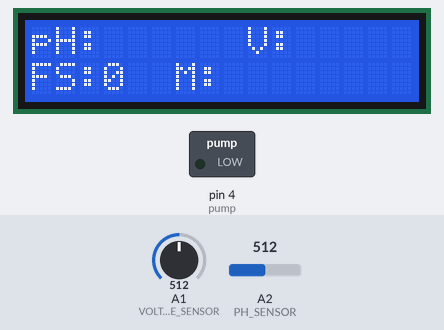
The sketch below on a simulated Arduino Uno, built with avr-gcc and run on an emulated ATmega328P. Parts: 16×2 character LCD, switched loads named in the sketch (green lamp = pin HIGH). The test bench sets the inputs (shaded band); at power-on: A1 (VOLTAGE_SENSOR) = 512, A2 (PH_SENSOR) = 512. What the sketch prints to the serial monitor is not drawn.

Above: at 3.1 s.
At 15.4 s:
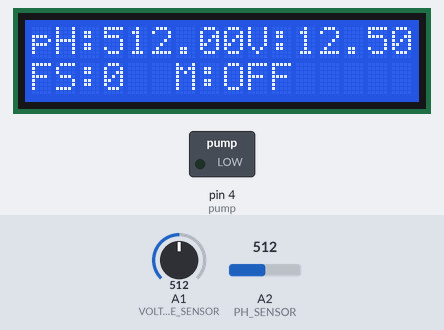
15.5 s: A1 (VOLTAGE_SENSOR) set to 482
At 22.2 s:
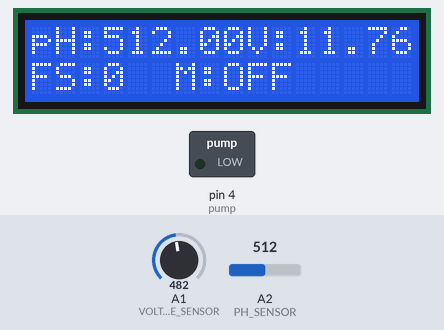
26.7 s: A1 (VOLTAGE_SENSOR) set to 420
At 34.0 s:
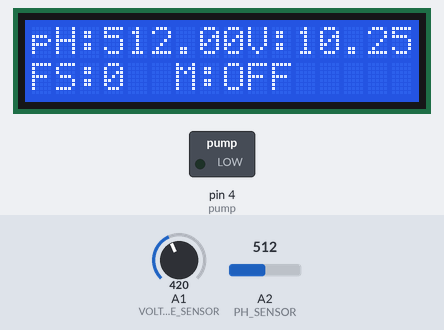
37.9 s: A1 (VOLTAGE_SENSOR) set to 397
At 45.9 s:
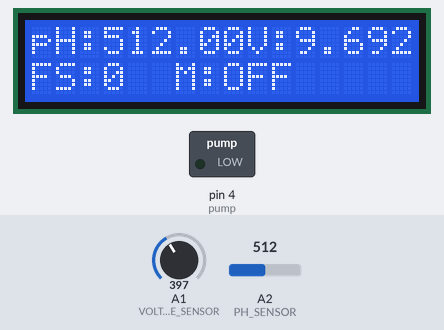
Timing chart, 0 to 47.4 s (numbered marks = the images above; inputs shaded):
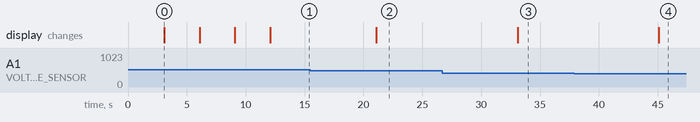

The sketch:

ITIOT04.ino
```cpp
#include<LiquidCrystal.h>
LiquidCrystal lcd(13, 12, 11, 10, 9, 8);
#include "IOT.h"
void iot_send(String data);
#define pump 4
/*** Dont change this value --value from datasheet**********************/
int sensorInterrupt = 0;  // interrupt 0
int sensorPin       = 3; //Digital Pin 2
unsigned int SetPoint = 400; //400 milileter
/*The hall-effect flow sensor outputs pulses per second per litre/minute of flow.*/
float calibrationFactor = 90; //You can change according to your datasheet
volatile byte pulseCounter = 0;
float flowRate = 0.0;
unsigned int flowMilliLitres = 0;
unsigned long totalMilliLitres = 0;
unsigned long oldTime = 0;
void pulseCount();
/****************************************************************************/
float analogval = 0;
float output = 0;
float R1 = 30000.0;
float R2 = 7500.0;
int ref_voltage = 5.0;
#define VOLTAGE_SENSOR A1
#define PH_SENSOR A2
/**************************************************************************/
float ph_f=0;
//void ph_dta(void);
bool flag = true;
void setup() {
  Serial.begin(9600);
  pinMode(VOLTAGE_SENSOR, INPUT);
  pinMode(PH_SENSOR, INPUT);
  pinMode(pump, OUTPUT);
  digitalWrite(pump, LOW);
  lcd.begin(16, 2);
  lcd.clear();
  lcd.setCursor(0, 0);
  lcd.print("  MOTOR-POWER  ");

  lcd.setCursor(0, 1);
  lcd.print("   CONSUMPTION");
  delay(3000);
  lcd.clear();
  attachInterrupt(sensorPin, pulseCount, RISING); //you can use Rising or Falling

}

void loop() {

  if ((millis() - oldTime) > 1000)   // Only process counters once per second
  {

    lcd.setCursor(0, 0);
    lcd.print("pH:");
    lcd.setCursor(6, 1);
    lcd.print("M:");
    lcd.setCursor(0, 1);
    lcd.print("FS:");
    lcd.setCursor(9, 0);
    lcd.print("V:");
    //    lcd.setCursor(12, 0);
    //    lcd.print("ml/s");
    // Disable the interrupt while calculating flow rate and sending the value to the host
    detachInterrupt(sensorInterrupt);
    // Because this loop may not complete in exactly 1 second intervals we calculate the number of milliseconds that have passed since the last execution and use that to scale the output. We also apply the calibrationFactor to scale the output based on the number of pulses per second per units of measure (litres/minute in this case) coming from the sensor.
    flowRate = ((1000.0 / (millis() - oldTime)) * pulseCounter) / calibrationFactor;
    // Note the time this processing pass was executed. Note that because we've
    // disabled interrupts the millis() function won't actually be incrementing right
    // at this point, but it will still return the value it was set to just before
    // interrupts went away.
    oldTime = millis();
    // Divide the flow rate in litres/minute by 60 to determine how many litres have
    // passed through the sensor in this 1 second interval, then multiply by 1000 to
    // convert to millilitres.
    flowMilliLitres = (flowRate / 60) * 1000;
    // Add the millilitres passed in this second to the cumulative total
    totalMilliLitres += flowMilliLitres;
    unsigned int frac;

    //     Print the flow rate for this second in litres / minute
    //        Serial.print("Flow rate: ");
    //        Serial.print(flowMilliLitres, DEC);  // Print the integer part of the variable
    //        Serial.print("mL/Second");
    //        Serial.print("\t");
    //
    //        // Print the cumulative total of litres flowed since starting
    //        Serial.print("Output Liquid Quantity: ");
    //        Serial.print(totalMilliLitres, DEC);
    //        Serial.println("mL");
    //        Serial.print("\t");
    analogval = analogRead(VOLTAGE_SENSOR);
    analogval = (analogval * ref_voltage) / 1024;
    output = analogval / (R2 / (R1 + R2));
    lcd.setCursor(3, 1);
    //int totalflow = flowMilliLitres ;
    lcd.print(flowMilliLitres);
    iot_send("%" + String(flowMilliLitres) + "#");

    //    Serial.println(flowMilliLitres);
    lcd.setCursor(11, 0);
    lcd.print(output, DEC);
    //    Serial.print(output);
    iot_send("^" + String(output) + "#");
    ph_f=analogRead(PH_SENSOR);
    lcd.setCursor(3, 0);
    lcd.print(ph_f);
    iot_send("@" + String(ph_f) + "#");
    if ((flowMilliLitres > 15) || (ph_f > 57) || (ph_f < 55) || (output < 10) || ((output > 12)))
    {
      Serial.print("ph");
      lcd.setCursor(8, 1);
      lcd.print("OFF ");
      if ((flowMilliLitres > 15))
      {
        //        lcd.setCursor(6, 1);
        //        lcd.print("HIGH WF");

        iot_send("*WaterFlow Detected#");
      }
      if (output < 10)
      {
        //        lcd.setCursor(6, 1);
        //        lcd.print("LOW VOLT");

        iot_send("*LOW VOLTAGE#");
      }
      if (output > 12)
      {
        //        lcd.setCursor(6, 1);
        //        lcd.print("HIGH VOLT");
        iot_send("*HIGH VOLTAGE#");
      }
      if (ph_f > 57) {
        //        lcd.setCursor(6, 1);
        //        lcd.print("HIGH PH");
        iot_send("*PH VALUE IS HIGH#");
      }
      if (ph_f < 55)
      {
        //        lcd.setCursor(6, 1);
        //        lcd.print("LOW WF");
        iot_send("*PH VALUE IS LOW#");
      }


      digitalWrite(pump, LOW);
    }
    else
    {
      lcd.setCursor(8, 1);
      lcd.print("ON ");
      //      lcd.setCursor(6, 1);
      //      lcd.print("NO-WF      ");
      digitalWrite(pump, HIGH);
    }


    pulseCounter = 0;

    attachInterrupt(sensorInterrupt, pulseCounter, FALLING);
  }
}


void pulseCount()
{
  // Increment the pulse counter
  pulseCounter++;
}
```

IOT.h
```cpp
#ifndef IOT_H
#define IOT_H


void iot_send(String data)
{
  for (int i = 0; i < data.length(); i++)
  {
    Serial.write(data[i]);
  }
  delay(3000);
}

#endif
```

Measured:
- after the input at 15.5 s, the display: changes after 5.6 s (image 2)
- after the input at 26.7 s, the display: changes after 6.4 s (image 3)
- after the input at 37.9 s, the display: changes after 7.2 s (image 4)
- what the display in image 0 shows lasts 3.0 s, from 3.1 s to 6.1 s
